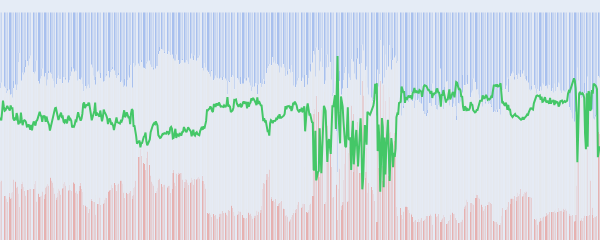
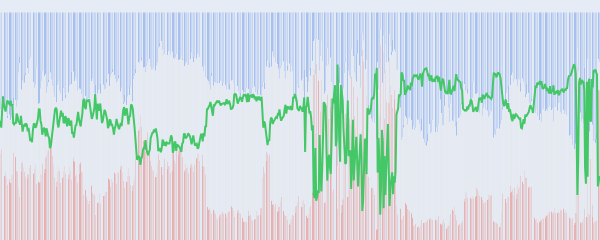
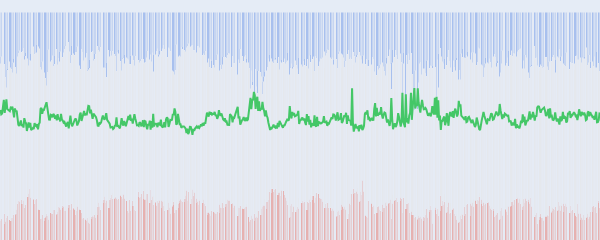
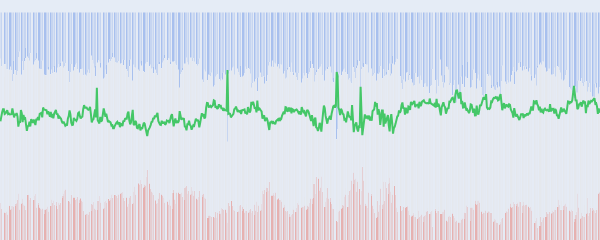

The notebook cell these images were saved under, in order:
### Code cell
import plotly.graph_objects as go
from plotly.subplots import make_subplots


def draw_sentiment_timeseries(cluster_idx=None):
    if cluster_idx is not None:
        per_delta = get_timeseries(df[df['cluster_id'] == cluster_idx])
        title = f'Cluster {cluster_idx+1}'
    else:
        per_delta = get_timeseries(df)
        title = 'All Clusters'

    fig = go.Figure(
        data = [
            go.Bar(
                x = per_delta['timestamp'],
                y = per_delta['neg_count'] / per_delta['tweet_count'],
                name = 'Negative Sentiment Ratio',
                marker_color = '#e8776b',
            ),
            go.Bar(
                x = per_delta['timestamp'],
                y = per_delta['neu_count'] / per_delta['tweet_count'],
                name = 'Neutral Sentiment Ratio',
                marker_color = '#e6e6e6',
            ),
            go.Bar(
                x = per_delta['timestamp'],
                y = per_delta['pos_count'] / per_delta['tweet_count'],
                name = 'Positive Sentiment Ratio',
                marker_color = '#6b95e8',
                # yaxis='y2',
            ),
            go.Scatter(
                name = 'Average Sentiment',
                x = per_delta['timestamp'],
                y = per_delta['average'],
                line_color = '#44c767',
            )
        ],
        layout = {
            'barmode':'stack',
            'width': 600,
            'height': 200,
            'showlegend': False,
            'margin': {'l':0,'r':0,'t':0,'b':0},
            'xaxis': {
                'visible': False
            },
            'yaxis': {
                'visible':False
            }
        }
    )
    
    fig.show()
    return fig



all_figs = [
    draw_sentiment_timeseries(i).write_image(f'../plots/sentiment/cluster_{i}.png')
    for i in [None] + list(range(6))
]

### Figure 1 — Plotly figure (JSON) as saved in the notebook; plotly's stock layout.template omitted (floating-point values rounded to 4 significant figures; data arrays with more than 128 entries replaced by an {"elided": "..."} marker saying what was removed)
{"data": [{"marker": {"color": "#e8776b"}, "name": "Negative Sentiment Ratio", "type": "bar", "x": {"elided": "703 str values"}, "y": {"elided": "703 float values"}}, {"marker": {"color": "#e6e6e6"}, "name": "Neutral Sentiment Ratio", "type": "bar", "x": {"elided": "703 str values"}, "y": {"elided": "703 float values"}}, {"marker": {"color": "#6b95e8"}, "name": "Positive Sentiment Ratio", "type": "bar", "x": {"elided": "703 str values"}, "y": {"elided": "703 float values"}}, {"line": {"color": "#44c767"}, "name": "Average Sentiment", "type": "scatter", "x": {"elided": "703 str values"}, "y": {"elided": "703 float values"}}], "layout": {"barmode": "stack", "height": 200, "margin": {"b": 0, "l": 0, "r": 0, "t": 0}, "showlegend": false, "width": 600, "xaxis": {"visible": false}, "yaxis": {"visible": false}}}

### Figure 2 — Plotly figure (JSON) as saved in the notebook; plotly's stock layout.template omitted (floating-point values rounded to 4 significant figures; data arrays with more than 128 entries replaced by an {"elided": "..."} marker saying what was removed)
{"data": [{"marker": {"color": "#e8776b"}, "name": "Negative Sentiment Ratio", "type": "bar", "x": {"elided": "703 str values"}, "y": {"elided": "703 float values"}}, {"marker": {"color": "#e6e6e6"}, "name": "Neutral Sentiment Ratio", "type": "bar", "x": {"elided": "703 str values"}, "y": {"elided": "703 float values"}}, {"marker": {"color": "#6b95e8"}, "name": "Positive Sentiment Ratio", "type": "bar", "x": {"elided": "703 str values"}, "y": {"elided": "703 float values"}}, {"line": {"color": "#44c767"}, "name": "Average Sentiment", "type": "scatter", "x": {"elided": "703 str values"}, "y": {"elided": "703 float values"}}], "layout": {"barmode": "stack", "height": 200, "margin": {"b": 0, "l": 0, "r": 0, "t": 0}, "showlegend": false, "width": 600, "xaxis": {"visible": false}, "yaxis": {"visible": false}}}

### Figure 3 — Plotly figure (JSON) as saved in the notebook; plotly's stock layout.template omitted (floating-point values rounded to 4 significant figures; data arrays with more than 128 entries replaced by an {"elided": "..."} marker saying what was removed)
{"data": [{"marker": {"color": "#e8776b"}, "name": "Negative Sentiment Ratio", "type": "bar", "x": {"elided": "703 str values"}, "y": {"elided": "703 float values"}}, {"marker": {"color": "#e6e6e6"}, "name": "Neutral Sentiment Ratio", "type": "bar", "x": {"elided": "703 str values"}, "y": {"elided": "703 float values"}}, {"marker": {"color": "#6b95e8"}, "name": "Positive Sentiment Ratio", "type": "bar", "x": {"elided": "703 str values"}, "y": {"elided": "703 float values"}}, {"line": {"color": "#44c767"}, "name": "Average Sentiment", "type": "scatter", "x": {"elided": "703 str values"}, "y": {"elided": "703 float values"}}], "layout": {"barmode": "stack", "height": 200, "margin": {"b": 0, "l": 0, "r": 0, "t": 0}, "showlegend": false, "width": 600, "xaxis": {"visible": false}, "yaxis": {"visible": false}}}

### Figure 4 — Plotly figure (JSON) as saved in the notebook; plotly's stock layout.template omitted (floating-point values rounded to 4 significant figures; data arrays with more than 128 entries replaced by an {"elided": "..."} marker saying what was removed)
{"data": [{"marker": {"color": "#e8776b"}, "name": "Negative Sentiment Ratio", "type": "bar", "x": {"elided": "703 str values"}, "y": {"elided": "703 float values"}}, {"marker": {"color": "#e6e6e6"}, "name": "Neutral Sentiment Ratio", "type": "bar", "x": {"elided": "703 str values"}, "y": {"elided": "703 float values"}}, {"marker": {"color": "#6b95e8"}, "name": "Positive Sentiment Ratio", "type": "bar", "x": {"elided": "703 str values"}, "y": {"elided": "703 float values"}}, {"line": {"color": "#44c767"}, "name": "Average Sentiment", "type": "scatter", "x": {"elided": "703 str values"}, "y": {"elided": "703 float values"}}], "layout": {"barmode": "stack", "height": 200, "margin": {"b": 0, "l": 0, "r": 0, "t": 0}, "showlegend": false, "width": 600, "xaxis": {"visible": false}, "yaxis": {"visible": false}}}
